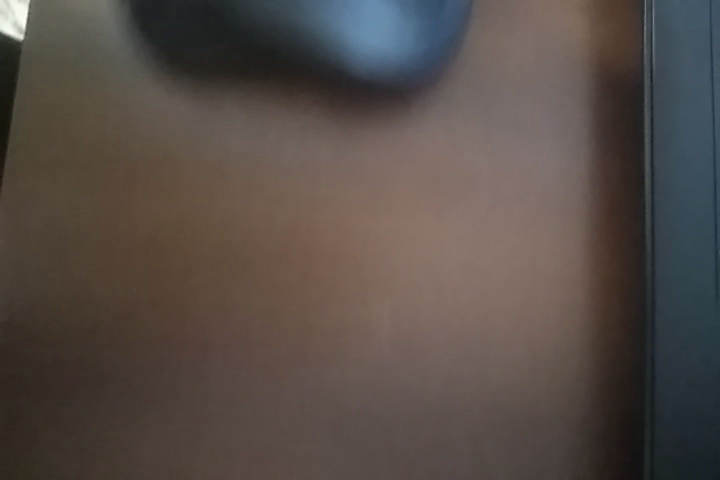
#> input picture frame 8 of lab_3/videos/test2.mp4, 720 x 480 px
$ jupyter execute --allow-errors lab3.ipynb
#> lines starting #> are read from the running program, lines starting #| are printed output that depends on the picture
[cell 1]
import cv2
import numpy as np
from os.path import join
import os
import matplotlib.pyplot as plt
import random
import datetime
import pandas as pd
# placeholder path
dir_RK = r"C:\Users\roma0\cvpr_group\lab_3\images\RK_dataset\test"
dir_RB = r"C:\Users\roma0\cvpr_group\lab_3\images\RB_dataset\test"
dir_AS = r"C:\Users\roma0\cvpr_group\lab_3\images\AS_dataset\test"
dir_NO = r"C:\Users\roma0\cvpr_group\lab_3\images\without"
dir_test_RK = r"C:\Users\roma0\cvpr_group\lab_3\images\test_RK"
dir_test_RB = r"C:\Users\roma0\cvpr_group\lab_3\images\test_RB"
dir_test_AS = r"C:\Users\roma0\cvpr_group\lab_3\images\test_AS"
dir_test_NO = r"C:\Users\roma0\cvpr_group\lab_3\images\test_without"

[cell 2]
# [64 lines left out: functions extractor, form_voc, form_train_set, bow_features, predict, not called in this run]
def test_obj(path, metric, Id):
#> further down, frame is the input picture: shape (480, 720, 3); mean B, G, R 71.5, 76.3, 85.6
#> `frame_gray = cv2.cvtColor(frame, cv2.COLOR_BGR2GRAY)`:
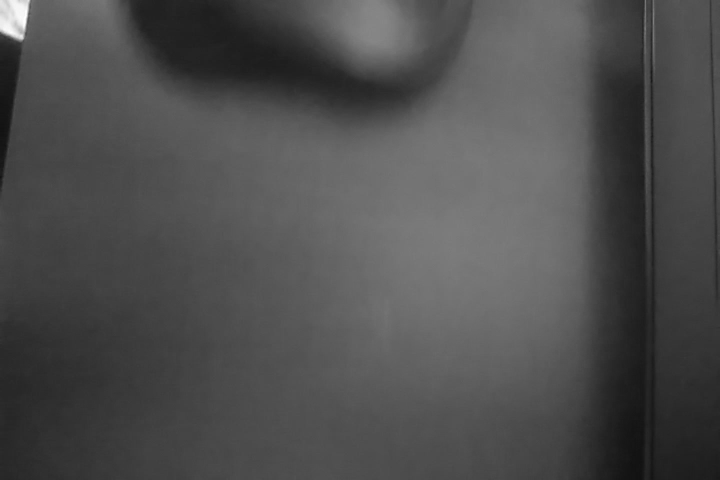
#> frame_gray: shape (480, 720); min 17, max 254, mean 78.4
    for filename in os.listdir(path):
        metric[0].append(filename)
        img = cv2.imread(os.path.join(path, filename), 0)
        img = cv2.resize(img, (img.shape[0]//4, img.shape[1]//4), interpolation = cv2.INTER_AREA)
        start_time = datetime.datetime.now()
        img_predict = predict(os.path.join(path, filename))
        end_time = datetime.datetime.now()
        time_diff = (end_time - start_time)
        time = time_diff.total_seconds()
        metric[2].append(time)
        if (img_predict[1][0][0] != Id):
            metric[1].append(1)
        else:
            metric[1].append(0)
        plt.imshow(img),plt.show()
        print(img_predict[1][0][0])
        print()

# [18 lines left out: function test_noobj, not called in this run]

#> (a cell that did not finish here is left out)

[cell 4]
import datetime
import pandas as pd
metric_shoe = [[],[],[]]
metric_bird = [[],[],[]]
metric_disk = [[],[],[]]
metric_noobj = [[],[],[]]
#> (the rest of this cell did not finish here and is left out)

[cell 5]
font = cv2.FONT_HERSHEY_SIMPLEX
capture = cv2.VideoCapture("test2.mp4")
#fourcc = cv2.VideoWriter_fourcc('M','P','4','V')
fourcc = cv2.VideoWriter_fourcc(*'DIVX')
fps = 20
w, h = 720, 480
stream = cv2.VideoWriter("bird_surf.avi", fourcc, fps, (w, h))

#> (the rest of this cell did not finish here and is left out)


$ run again, starting later in the video
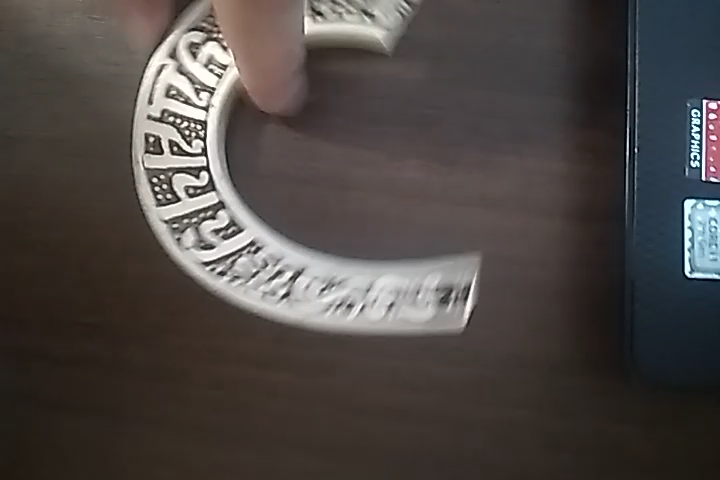
#> input picture frame 36 of lab_3/videos/test2.mp4, 720 x 480 px
#> frame is the input picture: shape (480, 720, 3); mean B, G, R 68.9, 71.3, 77.1
#> `frame_gray = cv2.cvtColor(frame, cv2.COLOR_BGR2GRAY)`:
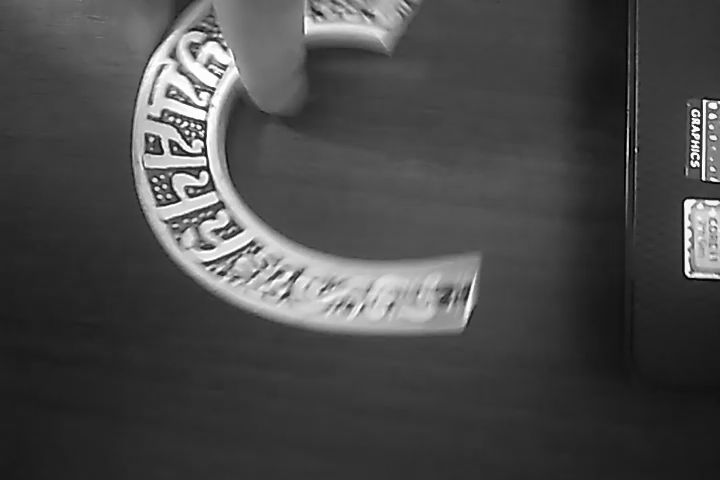
#> frame_gray: shape (480, 720); min 0, max 255, mean 72.7

$ run again, starting later in the video
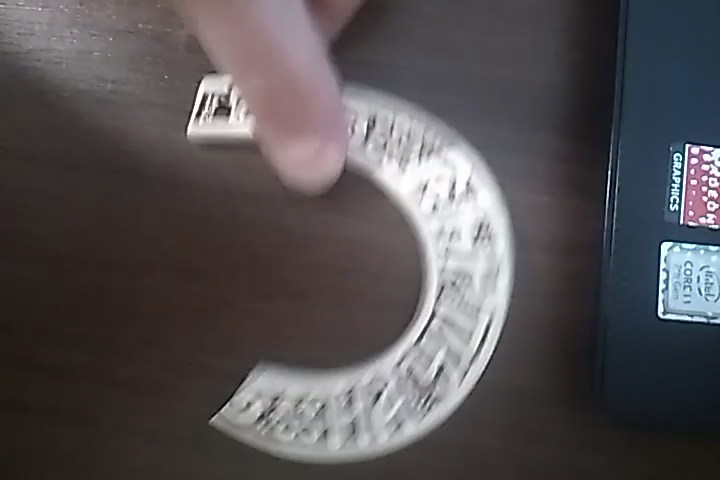
#> input picture frame 64 of lab_3/videos/test2.mp4, 720 x 480 px
#> frame is the input picture: shape (480, 720, 3); mean B, G, R 83.4, 81, 85.3
#> `frame_gray = cv2.cvtColor(frame, cv2.COLOR_BGR2GRAY)`:
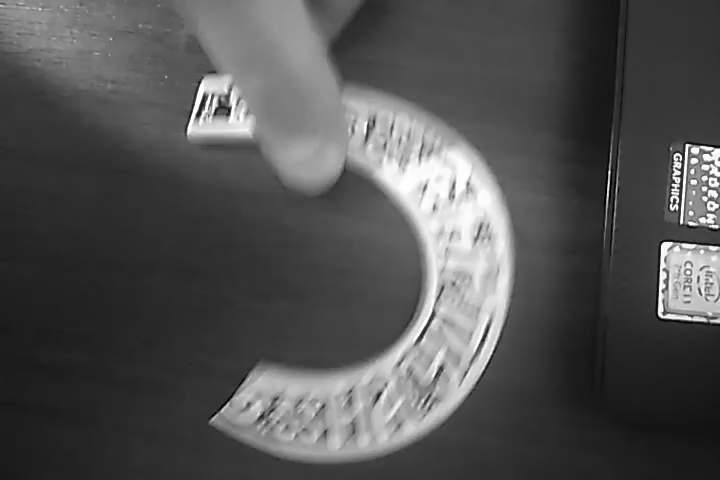
#> frame_gray: shape (480, 720); min 0, max 255, mean 82.4
